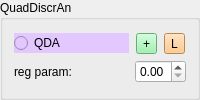
        <widget class="QGroupBox" name="groupBox_7">
         <property name="styleSheet">
          <string notr="true"/>
         </property>
         <property name="title">
          <string>QuadDiscrAn</string>
         </property>
         <layout class="QGridLayout" name="gridLayout_12">
          <item row="0" column="1">
           <layout class="QGridLayout" name="gridLayout_11">
            <item row="1" column="0">
             <widget class="QLabel" name="label_3">
              <property name="toolTip">
               <string>Регуляризационный параметр, добавляемый к диагонали матрицы дисперсии в каждом классе. Использование регуляризации может быть полезно в случаях, когда количество признаков больше количества образцов.</string>
              </property>
              <property name="text">
               <string>reg param:</string>
              </property>
             </widget>
            </item>
            <item row="1" column="1">
             <widget class="QDoubleSpinBox" name="doubleSpinBox_qda_reg_param">
              <property name="toolTip">
               <string>Регуляризационный параметр, добавляемый к диагонали матрицы дисперсии в каждом классе. Использование регуляризации может быть полезно в случаях, когда количество признаков больше количества образцов.</string>
              </property>
              <property name="maximum">
               <double>1.000000000000000</double>
              </property>
              <property name="singleStep">
               <double>0.010000000000000</double>
              </property>
             </widget>
            </item>
            <item row="0" column="0">
             <widget class="QRadioButton" name="radioButton_qda">
              <property name="toolTip">
               <string>Quadratic Discriminant Analysis</string>
              </property>
              <property name="styleSheet">
               <string notr="true">background-color: rgb(227, 200, 255);</string>
              </property>
              <property name="text">
               <string>QDA</string>
              </property>
              <attribute name="buttonGroup">
               <string notr="true">buttonGroup</string>
              </attribute>
             </widget>
            </item>
            <item row="0" column="1">
             <layout class="QGridLayout" name="gridLayout_46">
              <item row="0" column="0">
               <widget class="QToolButton" name="toolButton_add_rfc_n_2">
                <property name="styleSheet">
                 <string notr="true">background-color: rgb(143, 240, 164);</string>
                </property>
                <property name="text">
                 <string>+</string>
                </property>
               </widget>
              </item>
              <item row="0" column="1">
               <widget class="QToolButton" name="toolButton_lim_rfc_n_2">
                <property name="styleSheet">
                 <string notr="true">background-color: rgb(255, 190, 111);</string>
                </property>
                <property name="text">
                 <string>L</string>
                </property>
               </widget>
              </item>
             </layout>
            </item>
           </layout>
          </item>
         </layout>
        </widget>
